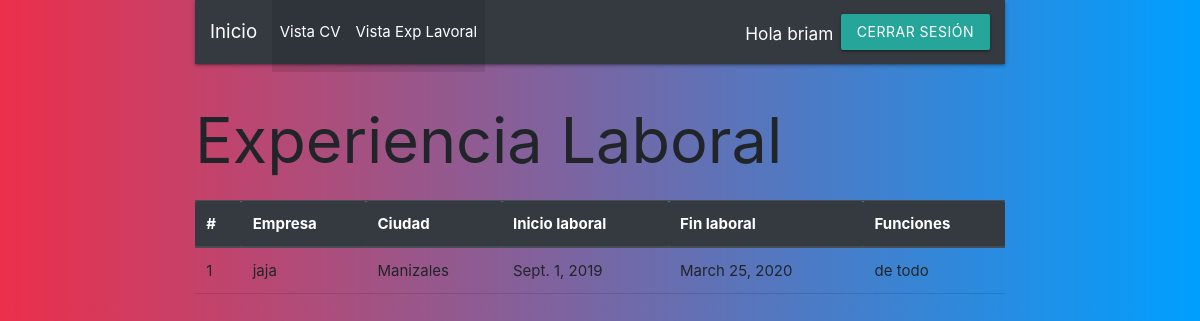
The page /cargueexplav/ (signed in) on the database its author committed.
### carguecv/models.py (models this page shows, shortened)
class Exp_Profesional(models.Model):
    Empresa = models.CharField(max_length=200)
    Departamento = models.ForeignKey(Departamento, null=False, on_delete=models.CASCADE)
    Periodo_inicio = models.DateField()
    Periodo_fin = models.DateField()
    Funciones = models.CharField(max_length=300)

class Departamento(models.Model):
    departamento = models.CharField(max_length=200)
    municipio = models.ForeignKey(Municipio, null=False, on_delete=models.CASCADE)
    def __str__(self):
        return self.departamento

### carguecv/views.py (the view)
# urls.py: path('cargueexplav/',views.BadgetViewExp.as_view(), name='cargueexplav'),
class BadgetViewExp(ListView):
    template_name = 'cargueexplav.html'
    model = Exp_Profesional

### templates/cargueexplav.html
{% extends 'base/base.html' %}
  {% load static %}
  {% block content %}
<h1>Experiencia Laboral</h1>
<table class="table" align="left">
    <thead class="thead-dark" align="left">
      <tr>
        <th scope="col">#</th>
        <th scope="col">Empresa</th>
        <th scope="col">Ciudad</th>
        <th scope="col">Inicio laboral</th>
        <th scope="col">Fin laboral</th>
        <th scope="col">Funciones</th>
      </tr>
    </thead>
    <tbody>
      {% for Exp_Profesional in object_list %}
      <tr>
        <td>{{ Exp_Profesional.id }}</td>
        <td>{{ Exp_Profesional.Empresa }}</td>
        <td>{{ Exp_Profesional.Departamento }}</td>
        <td>{{ Exp_Profesional.Periodo_inicio }}</td>
        <td>{{ Exp_Profesional.Periodo_fin}}</td>
        <td>{{ Exp_Profesional.Funciones }}</td>
      </tr>
      {% endfor %}
    </tbody>
  </table>
{% endblock %}

### templates/base/base.html (shortened to what this page needs)
<!DOCTYPE html>
<html lang="en">
<head>
    <link rel="stylesheet" href="https://stackpath.bootstrapcdn.com/bootstrap/4.4.1/css/bootstrap.min.css">
    <link rel="stylesheet"href="https://cdnjs.cloudflare.com/ajax/libs/materialize/1.0.0/css/materialize.min.css">
</head>
<body>
  <div class = "container">
     <nav class="navbar navbar-expand-lg navbar-dark bg-dark">
    <a class="navbar-brand" href="{% url '' %}">Inicio</a>
    <div class="collapse navbar-collapse" id="navbarSupportedContent">
      <ul class="navbar-nav mr-auto">
        <li class="nav-item active">
          <a class="nav-link" href="{% url 'carguecv' %}"> Vista CV <span class="sr-only">(current)</span></a>
        <li class="nav-item active">
          <a class="nav-link" href="{% url 'cargueexplav' %}"> Vista Exp Lavoral <span class="sr-only">(current)</span></a>
      </ul>
      {% if user.is_authenticated %}
          <h6 class="ml-5">Hola {{ user.username }}</h6>
          <a href="{% url 'logout' %}" class="btn btn-info ml-2">Cerrar Sesión</a>
      {% else %}
        <a href="{% url 'users:signup' %}" class="btn btn-light ml-5">Registrarse</a>
        <a href="{% url 'login' %}" class="btn btn-danger ml-2">Iniciar Sesión</a>
      {% endif %}
    </div>
  </nav>
  {% block content %}
  {% endblock %}
  </div>
</body>
</html>

### templates/base/base.html (style rules this page uses)
body { background: -webkit-linear-gradient(to right, #ec2F4B, #009FFF); background: linear-gradient(to right, #ec2F4B, #009FFF); }

### rows shown on the page
Exp_Profesional: id "1", Empresa "jaja", Departamento "Manizales", Periodo_inicio "Sept. 1, 2019", Periodo_fin "March 25, 2020", Funciones "de todo"

### other values the page prints
{{ user.username }} "briam"
